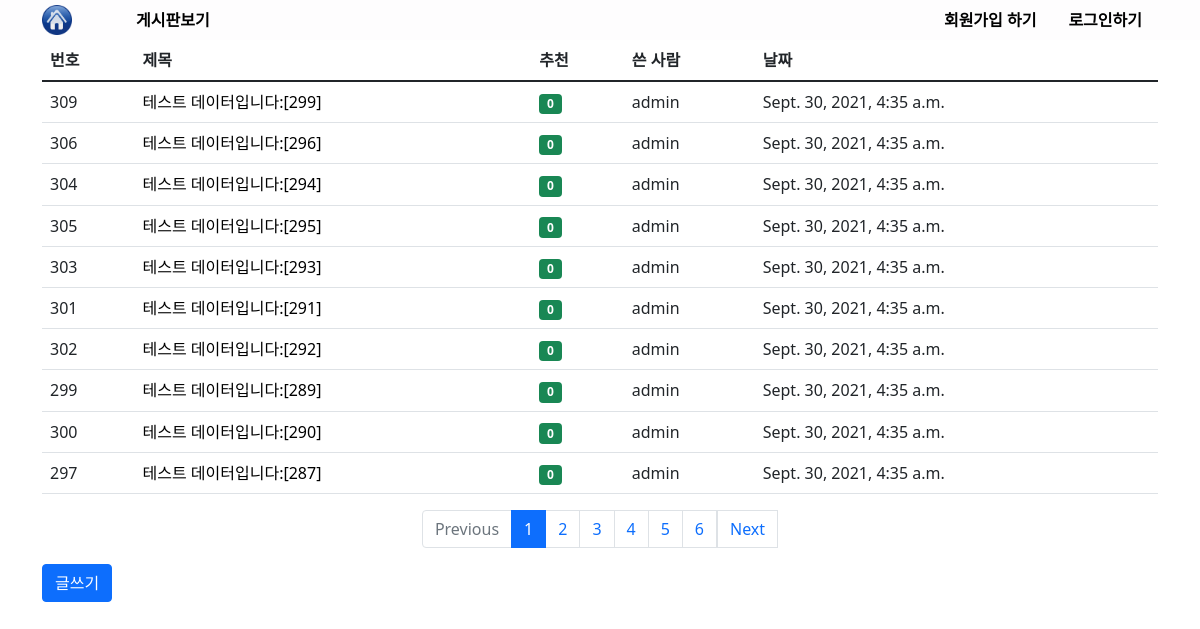
The app's page /board/, older data.
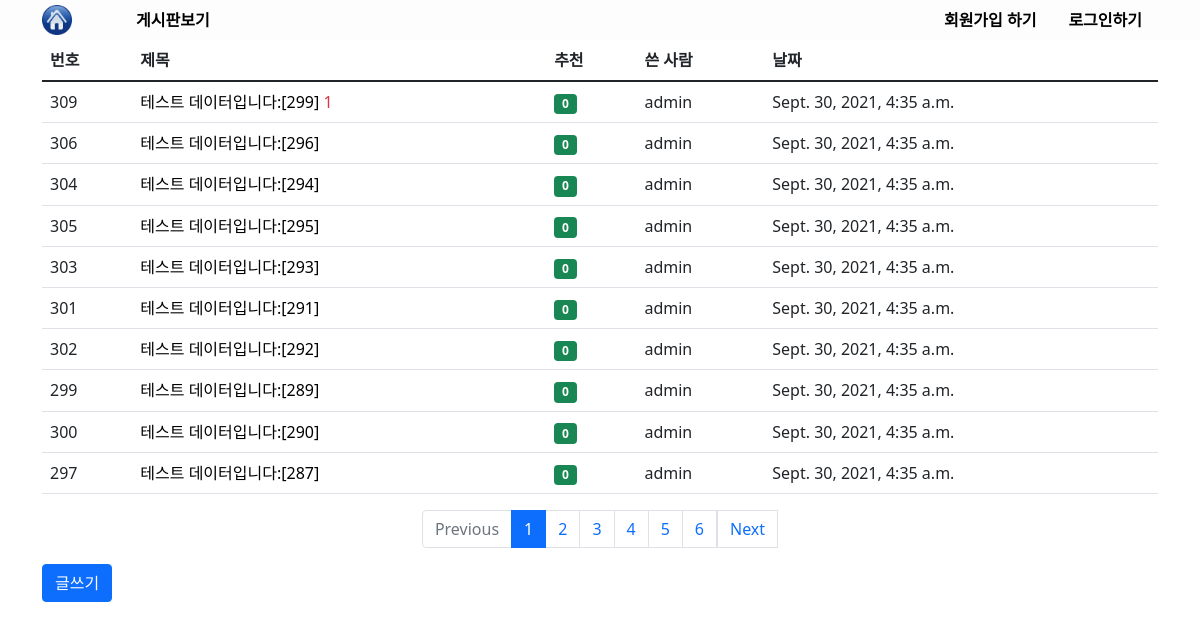
The same page, newer data.
### board/models.py (models this page shows, shortened)
class Question(models.Model):
  subject = models.CharField(max_length=200)
  content = models.TextField()
  create_date = models.DateTimeField()
  author = models.ForeignKey(User,on_delete=models.CASCADE, related_name='quthor_question')
  modify_date = models.DateTimeField(null=True, blank=True)
  voter = models.ManyToManyField(User,related_name='voter_question')

### board/views/base_views.py (the view)
# urls.py: path('', base_views.index, name='index'),
def index(request):
  question_list = Question.objects.order_by('-create_date')
  page_match_page = request.GET.get('page')
  one_page_dang = Paginator(question_list,10)
  page_obj = one_page_dang.get_page(page_match_page)
  context = {'question_list':page_obj}
  return render(request,'board/index.html',context)

### templates/board/index.html
{% extends 'base.html' %}
{% block content %}
  <div class="container">
    <table class="table">
      <thead>
        <tr>
          <th>번호</th>
          <th>제목</th>
          <th>추천</th>
          <th>쓴 사람</th>
          <th>날짜</th>
        </tr>
      </thead>
      <tbody>
        {% for question in question_list %}
          <tr>
            <td>{{ question.id }}</td>
            <td>
              <a href="{% url 'board:detail' question.id %}" class="text-decoration-none text-black">{{ question.subject }}</a>
              {% if question.answer_set.count > 0 %}
                <span class="text-danger">{{ question.answer_set.count }}</span>
              {% endif %}
            </td>
            <td><span class="badge bg-success">{{ question.voter.count }}</span></td>
            <td>{{ question.author }}</td>
            <td>{{ question.create_date }}</td>
          </tr>
        {% endfor %}
      </tbody>
    </table>
    <ul class="pagination justify-content-center">
      {% if question_list.has_previous %}
        <li class="page-item">
          <a class="page-link" href="?page={{ question_list.previous_page_number }}">Previous</a>
        </li>
      {% else %}
        <li class="page-item disabled">
          <a class="page-link disabled" href="#">Previous</a>
        </li>
      {% endif %}
      {% for page_number in question_list.paginator.page_range %}
        {% if page_number >= question_list.number|add:-5 and page_number <= question_list.number|add:5 %}
          {% if page_number == question_list.number %}
            <li class="page-item active">
              <a class="page-link" href="?page={{ page_number }}">{{ page_number }}</a>
            </li>
          {% else %}
            <li class="page-item">
              <a class="page-link" href="?page={{ page_number }}">{{ page_number }}</a>
            </li>
          {% endif %}
        {% endif %}
      {% endfor %}
      {% if question_list.has_next %}
        <li>
          <a class="page-link" href="?page={{ question_list.next_page_number }}">Next</a>
        </li>
      {% else %}
        <li>
          <a class="page-link disabled" href="#">Next</a>
        </li>
      {% endif %}
    </ul>
    <a href="{% url 'board:question_create' %}" class="btn btn-primary">글쓰기</a>
  </div>
{% endblock content %}

Row changes from the older to the newer data that the page shows:
changed Question "테스트 데이터입니다:[299]": answer_set.count (not shown) → "1"
